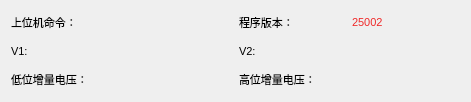
    <widget class="QWidget" name="gridLayoutWidget_7">
     <property name="geometry">
      <rect>
       <x>660</x>
       <y>500</y>
       <width>471</width>
       <height>102</height>
      </rect>
     </property>
     <layout class="QGridLayout" name="gridLayout_10">
      <item row="2" column="0">
       <widget class="QLabel" name="label_108">
        <property name="styleSheet">
         <string notr="true">background: transparent;
font: 8pt ;</string>
        </property>
        <property name="text">
         <string>低位增量电压：</string>
        </property>
       </widget>
      </item>
      <item row="0" column="0">
       <widget class="QLabel" name="label_112">
        <property name="styleSheet">
         <string notr="true">background: transparent;
font: 8pt ;</string>
        </property>
        <property name="text">
         <string>上位机命令：</string>
        </property>
       </widget>
      </item>
      <item row="0" column="1">
       <widget class="QLabel" name="label_122">
        <property name="styleSheet">
         <string notr="true">background: transparent;
color: rgb(239, 41, 41);
font: 8pt ;</string>
        </property>
        <property name="text">
         <string/>
        </property>
       </widget>
      </item>
      <item row="1" column="1">
       <widget class="QLabel" name="label_124">
        <property name="styleSheet">
         <string notr="true">background: transparent;
color: rgb(239, 41, 41);
font: 8pt ;</string>
        </property>
        <property name="text">
         <string/>
        </property>
       </widget>
      </item>
      <item row="0" column="3">
       <widget class="QLabel" name="label_126">
        <property name="styleSheet">
         <string notr="true">background: transparent;
color: rgb(239, 41, 41);
font: 8pt ;</string>
        </property>
        <property name="text">
         <string>25002</string>
        </property>
       </widget>
      </item>
      <item row="0" column="2">
       <widget class="QLabel" name="label_110">
        <property name="styleSheet">
         <string notr="true">background: transparent;
font: 8pt ;</string>
        </property>
        <property name="text">
         <string>程序版本：</string>
        </property>
       </widget>
      </item>
      <item row="2" column="3">
       <widget class="QLabel" name="label_128">
        <property name="styleSheet">
         <string notr="true">background: transparent;
color: rgb(239, 41, 41);
font: 8pt ;</string>
        </property>
        <property name="text">
         <string/>
        </property>
       </widget>
      </item>
      <item row="1" column="2">
       <widget class="QLabel" name="label_109">
        <property name="styleSheet">
         <string notr="true">background: transparent;
font: 8pt ;</string>
        </property>
        <property name="text">
         <string>V2:</string>
        </property>
       </widget>
      </item>
      <item row="1" column="0">
       <widget class="QLabel" name="label_106">
        <property name="styleSheet">
         <string notr="true">background: transparent;
font: 8pt ;</string>
        </property>
        <property name="text">
         <string>V1:</string>
        </property>
       </widget>
      </item>
      <item row="2" column="1">
       <widget class="QLabel" name="label_125">
        <property name="styleSheet">
         <string notr="true">background: transparent;
color: rgb(239, 41, 41);
font: 8pt ;</string>
        </property>
        <property name="text">
         <string/>
        </property>
       </widget>
      </item>
      <item row="2" column="2">
       <widget class="QLabel" name="label_111">
        <property name="styleSheet">
         <string notr="true">background: transparent;
font: 8pt ;</string>
        </property>
        <property name="text">
         <string>高位增量电压：</string>
        </property>
       </widget>
      </item>
      <item row="1" column="3">
       <widget class="QLabel" name="label_127">
        <property name="styleSheet">
         <string notr="true">background: transparent;
color: rgb(239, 41, 41);
font: 8pt ;</string>
        </property>
        <property name="text">
         <string/>
        </property>
       </widget>
      </item>
     </layout>
    </widget>
